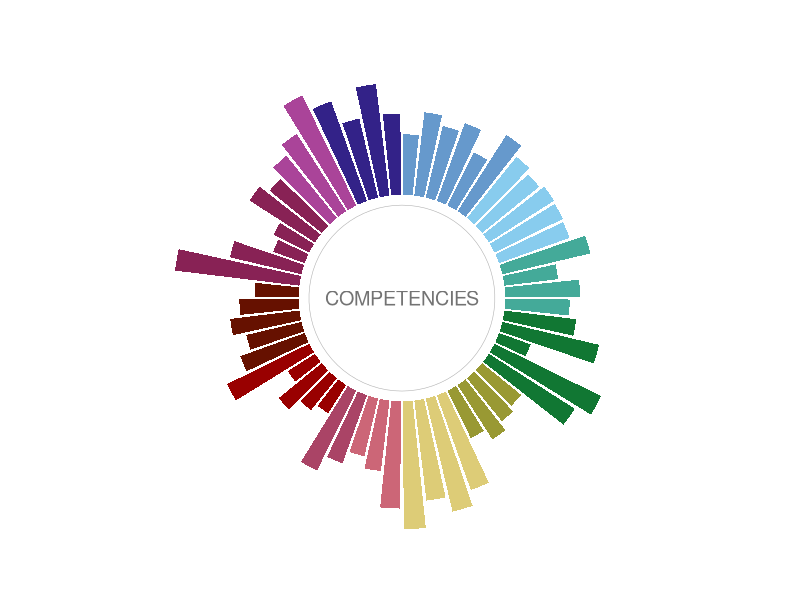
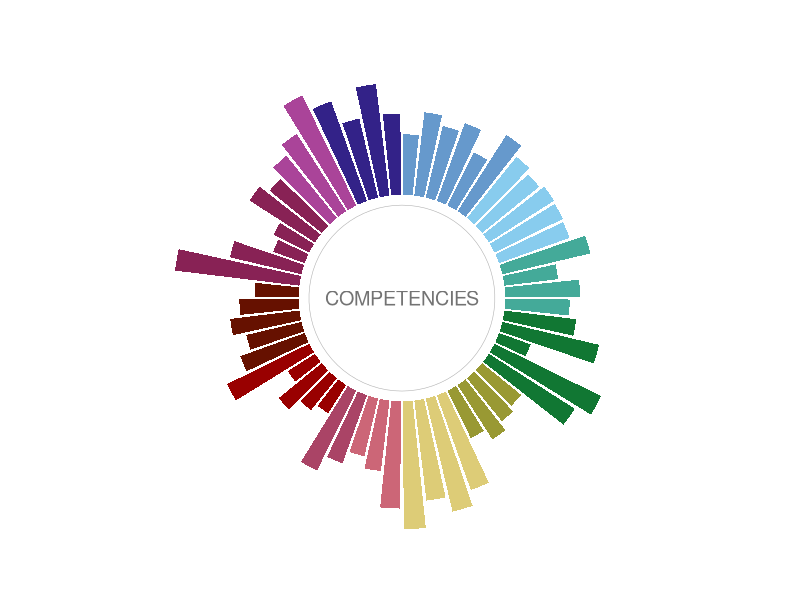
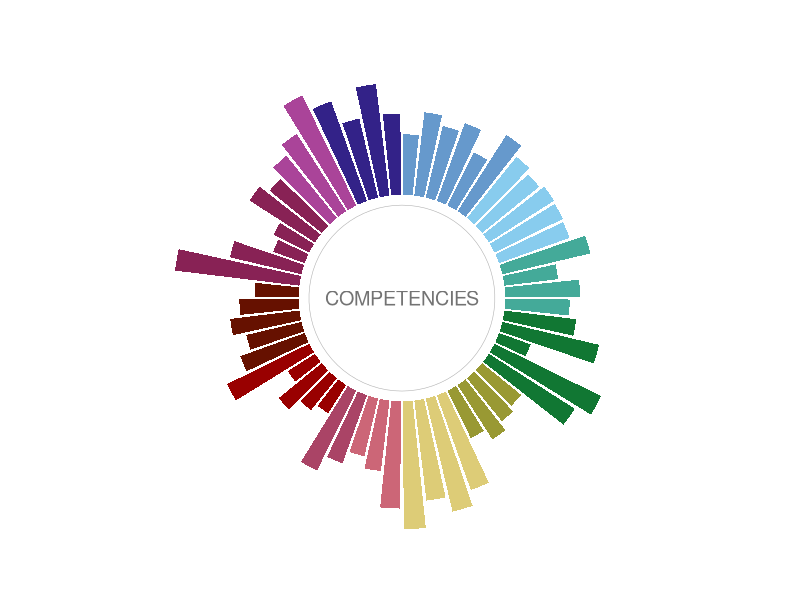

Recreate these plots in R, in order.
# //////////////////////////////////////////////////////////////
# ---- Figure 1. Concept Diagram of Competency Framework ----
# /////////////////////////////////////////////////////////////


## Load libraries ----
library(tidyverse)
library(here)


## Import data ----
competency_list <- read_csv(file = here("data", "CompetencyList.csv"))


## Wrangle data ----
comp_area <- unique(competency_list$area)

competency_graph <- competency_list %>%
  left_join(tibble(area = comp_area, area.order = 1:13), by = "area") %>%
  mutate(competency.length = str_length(competency))


## Create visual ----
comp_pallete <- c("#6699CC", "#88CCEE", "#44AA99", "#117733", "#999933", "#DDCC77", 
                  "#CC6677", "#AA4466", "#990000", "#661100", "#882255","#AA4499", "#332288")
names(comp_pallete) <- comp_area

ggplot() +
  geom_col(data = competency_graph,
           mapping = aes(x = factor(competency.order), y = competency.length, 
                         fill = reorder(area, area.order)),
           width = 0.85) +
  geom_hline(mapping = aes(yintercept = -8), linewidth = 0.2, color = "grey70") +
  geom_text(mapping = aes(x = 1, y = -80, label = "COMPETENCIES"), 
            color = "grey45", size = 5) +
  scale_y_continuous(limits = c(-80, 100)) +
  scale_fill_manual(values = comp_pallete) +
  coord_polar() +
  theme_minimal() +
  theme(legend.position = "none",
        panel.grid = element_blank(),
        axis.text = element_blank(),
        axis.title = element_blank())


## Export visual ----
ggsave(filename = here("graphs", "Figure1_ConceptDiagram_WhiteBackground.png"),
       width = 6, height = 6, units = "in", dpi = 300, bg = "white")

ggsave(filename = here("graphs", "Figure1_ConceptDiagram_ClearBackground.png"),
       width = 6, height = 6, units = "in", dpi = 300)

